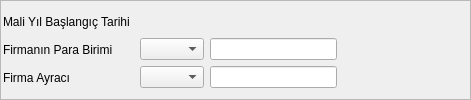
        <widget class="QFrame" name="frame_2">
         <property name="sizePolicy">
          <sizepolicy hsizetype="Expanding" vsizetype="Expanding">
           <horstretch>0</horstretch>
           <verstretch>0</verstretch>
          </sizepolicy>
         </property>
         <property name="frameShape">
          <enum>QFrame::StyledPanel</enum>
         </property>
         <property name="frameShadow">
          <enum>QFrame::Raised</enum>
         </property>
         <layout class="QGridLayout" name="gridLayout_4">
          <property name="margin">
           <number>2</number>
          </property>
          <item row="0" column="0">
           <layout class="QGridLayout" name="gridLayout_3" columnstretch="1,2,1,5">
            <item row="0" column="0">
             <widget class="QLabel" name="label_11">
              <property name="sizePolicy">
               <sizepolicy hsizetype="Fixed" vsizetype="Fixed">
                <horstretch>0</horstretch>
                <verstretch>0</verstretch>
               </sizepolicy>
              </property>
              <property name="text">
               <string>Mali Yıl Başlangıç Tarihi </string>
              </property>
             </widget>
            </item>
            <item row="1" column="0">
             <widget class="QLabel" name="label_13">
              <property name="sizePolicy">
               <sizepolicy hsizetype="Fixed" vsizetype="Fixed">
                <horstretch>0</horstretch>
                <verstretch>0</verstretch>
               </sizepolicy>
              </property>
              <property name="text">
               <string>Firmanın Para Birimi</string>
              </property>
             </widget>
            </item>
            <item row="2" column="0">
             <widget class="QLabel" name="label_15">
              <property name="sizePolicy">
               <sizepolicy hsizetype="Fixed" vsizetype="Fixed">
                <horstretch>0</horstretch>
                <verstretch>0</verstretch>
               </sizepolicy>
              </property>
              <property name="toolTip">
               <string>Muhasebe hesaplarında kullanılacak ayracı gösterir.</string>
              </property>
              <property name="text">
               <string>Firma Ayracı</string>
              </property>
             </widget>
            </item>
            <item row="0" column="2">
             <spacer name="horizontalSpacer_2">
              <property name="orientation">
               <enum>Qt::Horizontal</enum>
              </property>
              <property name="sizeHint" stdset="0">
               <size>
                <width>40</width>
                <height>20</height>
               </size>
              </property>
             </spacer>
            </item>
            <item row="1" column="1" rowspan="2" colspan="2">
             <layout class="QGridLayout" name="gridLayout_16" columnstretch="1,2,1">
              <item row="0" column="0">
               <widget class="QComboBox" name="combobox_para_birimi">
                <property name="sizePolicy">
                 <sizepolicy hsizetype="Expanding" vsizetype="Fixed">
                  <horstretch>0</horstretch>
                  <verstretch>0</verstretch>
                 </sizepolicy>
                </property>
                <property name="editable">
                 <bool>false</bool>
                </property>
                <property name="sizeAdjustPolicy">
                 <enum>QComboBox::AdjustToMinimumContentsLength</enum>
                </property>
               </widget>
              </item>
              <item row="0" column="1">
               <widget class="QLineEdit" name="lineedit_para_birimi">
                <property name="sizePolicy">
                 <sizepolicy hsizetype="Expanding" vsizetype="Fixed">
                  <horstretch>0</horstretch>
                  <verstretch>0</verstretch>
                 </sizepolicy>
                </property>
                <property name="focusPolicy">
                 <enum>Qt::NoFocus</enum>
                </property>
                <property name="readOnly">
                 <bool>true</bool>
                </property>
               </widget>
              </item>
              <item row="1" column="0">
               <widget class="QComboBox" name="combobox_k9_ayraci">
                <property name="sizePolicy">
                 <sizepolicy hsizetype="Expanding" vsizetype="Fixed">
                  <horstretch>0</horstretch>
                  <verstretch>0</verstretch>
                 </sizepolicy>
                </property>
                <property name="toolTip">
                 <string>Yeni ayraç seçiniz</string>
                </property>
                <property name="editable">
                 <bool>false</bool>
                </property>
                <property name="sizeAdjustPolicy">
                 <enum>QComboBox::AdjustToMinimumContentsLength</enum>
                </property>
               </widget>
              </item>
              <item row="1" column="1">
               <widget class="QLineEdit" name="lineedit_k9_ayraci">
                <property name="sizePolicy">
                 <sizepolicy hsizetype="Expanding" vsizetype="Fixed">
                  <horstretch>0</horstretch>
                  <verstretch>0</verstretch>
                 </sizepolicy>
                </property>
                <property name="focusPolicy">
                 <enum>Qt::NoFocus</enum>
                </property>
                <property name="readOnly">
                 <bool>true</bool>
                </property>
               </widget>
              </item>
              <item row="1" column="2">
               <spacer name="horizontalSpacer_16">
                <property name="orientation">
                 <enum>Qt::Horizontal</enum>
                </property>
                <property name="sizeHint" stdset="0">
                 <size>
                  <width>40</width>
                  <height>20</height>
                 </size>
                </property>
               </spacer>
              </item>
             </layout>
            </item>
            <item row="0" column="3">
             <spacer name="horizontalSpacer_17">
              <property name="orientation">
               <enum>Qt::Horizontal</enum>
              </property>
              <property name="sizeHint" stdset="0">
               <size>
                <width>40</width>
                <height>20</height>
               </size>
              </property>
             </spacer>
            </item>
            <item row="0" column="1">
             <widget class="QAdakDate" name="adakDate_mali_yil_baslangic_tarihi">
              <property name="sizePolicy">
               <sizepolicy hsizetype="Fixed" vsizetype="Fixed">
                <horstretch>0</horstretch>
                <verstretch>0</verstretch>
               </sizepolicy>
              </property>
              <property name="minimumSize">
               <size>
                <width>242</width>
                <height>0</height>
               </size>
              </property>
              <property name="whatsThis">
               <string>Tarih WidgetÄ± </string>
              </property>
              <property name="QAdakDate" stdset="0">
               <rect>
                <x>0</x>
                <y>0</y>
                <width>100</width>
                <height>100</height>
               </rect>
              </property>
             </widget>
            </item>
           </layout>
          </item>
         </layout>
        </widget>
